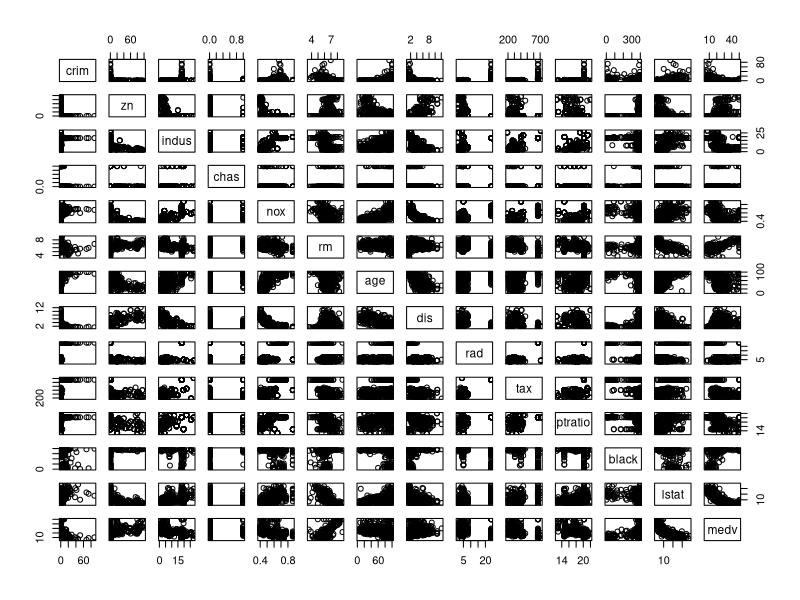
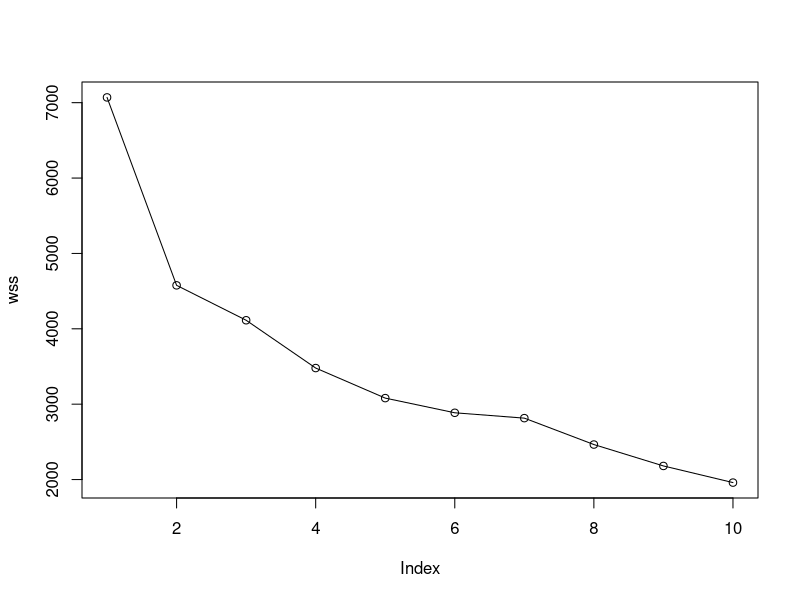
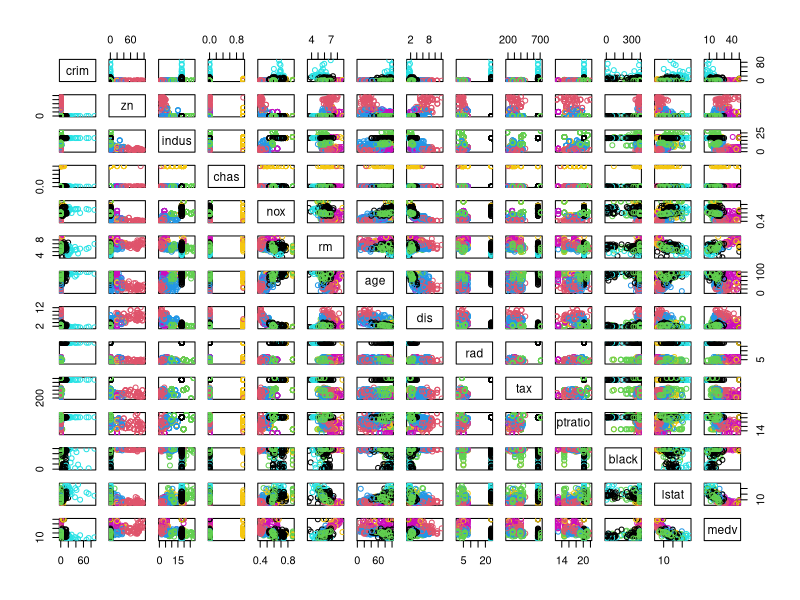

The R source for these figures, in order:
library(dplyr)

#### EXERCISE 1 #### 
## Load Datasets

olive_all <- as.data.frame(read.table("oliveoil.dat", header = TRUE))
olive <- select_if(olive_all, is.numeric)
olive_scl <- scale(olive)

## Kmeans
cl_3 = kmeans(olive, centers = 3)
cl_scl_3 = kmeans(olive_scl, centers = 3)
cl_9 = kmeans(olive, centers = 9)
cl_scl_9 = kmeans(olive_scl, centers = 9)

## Table 
t_3 = table(olive_all$macro.area, cl_3$cluster)
t_scl_3 = table(olive_all$macro.area, cl_scl_3$cluster)
t_9 = table(olive_all$macro.area, cl_9$cluster)
t_scl_9 = table(olive_all$macro.area, cl_scl_9$cluster)

t_3
t_scl_3
t_9
t_scl_9

# One way of comparing the clusterings, given the real labels: 
# Assign the label to each cluster of the most frequent label within that cluster 
correct_3 <- sum(apply(t_3, 2, max))
correct_scl_3 <- sum(apply(t_scl_3, 2, max))
correct_9 <- sum(apply(t_9, 2, max))
correct_scl_9 <- sum(apply(t_scl_9, 2, max))

correct_3 < correct_scl_3
correct_9 < correct_scl_9
# In both cases, the scaled versions outperform the unscaled versions (more observations are assigned correctly)

#### EXERCISE 3 ####
boston <- read.table("Boston.dat", header = TRUE)
mboston <- as.matrix(boston)
boston_scl <- scale(mboston)

pairs(boston)

wss <- c()
for (n in 1:10) {
    cl_n = kmeans(boston_scl, centers = n)
    wss <- c(wss, cl_n$tot.withinss)
}

plot(wss)
lines(wss)
# -> Reasonable choices seem to be 2 or 7, according to the elbow principle 
cl_7 <- kmeans(boston_scl, centers = 7)
pairs(boston, col = cl_7$cluster)


#### EXERCISE 4 ####
library(pracma)

kmpp <- function(X, k) {
    n <- nrow(X)
    C <- numeric(k)
    C[1] <- sample(1:n, 1)

    for (i in 2:k) {
        dm <- distmat(X, X[C, ])
        pr <- apply(dm, 1, min) 
        pr[C] <- 0
        C[i] <- sample(1:n, 1, prob = pr)
    }

    kmeans(X, X[C, ])
}

# The intuition behind this approach is that the initial starting
# points should be well distributed. Thus first we choose a random 
# cluster starting point of our data (C[1]) and then we choose the next 
# the starting point for the next cluster again from our data randomly,
# but the probability depends on the squared distance to the already chosen centers (distmat(X, X[C,])).
# The further away from existing centroids the better, thus this algorithm tends to give a 
# fairly well-spread set of observations from the data that will be used as the starting centroids. 

# -> X[C,] are the observations that are used as centroids 
# -> distmat(X, X[C, ]) calculates the squared distance between each observations and each centroids
# -> pr <- apply(dm, 1, min) Choose the distance to the closest centroid (min)
# -> pr[C] <- 0 We dont want to choose a centroid we already use
# -> C[i] <- sample(1:n, 1, prob = pr) Choose a new centroid from our data randomly, with the probability 
#                                      depending on the distance to the centroids 

# Then, we apply kmeans with the chosen centroid starting points (C contains the indices of the starting points)

## Apply kmeans++ to olive and boston 
set.seed(1233)
cl_pp_o <- kmpp(olive_scl, 3)
cl_pp_b <- kmpp(boston_scl, 7) 

cl_o_1 <- kmeans(olive_scl, 3, nstart = 1)
cl_b_1 <- kmeans(boston_scl, 7, nstart = 1) 
cl_o_100 <- kmeans(olive_scl, 3, nstart = 100)
cl_b_100 <- kmeans(boston_scl, 7, nstart = 100) 


c(cl_pp_o$tot.withinss, cl_o_1$tot.withinss, cl_o_100$tot.withinss) 
c(cl_pp_b$tot.withinss, cl_b_1$tot.withinss, cl_b_100$tot.withinss )

# In the example the best result is always achieved with the nstart = 100 algorithm
# For the olive oil dataset, the kmeans++ performs as well as kmeans with nstart = 100
# while, kmeans with nstart = 1 is significantly worse
# For the boston dataset, the kmeans++ is a bit worse than kmeans with nstart = 100
# kmeans with nstart = 1 is much worse than the two other algorithms  